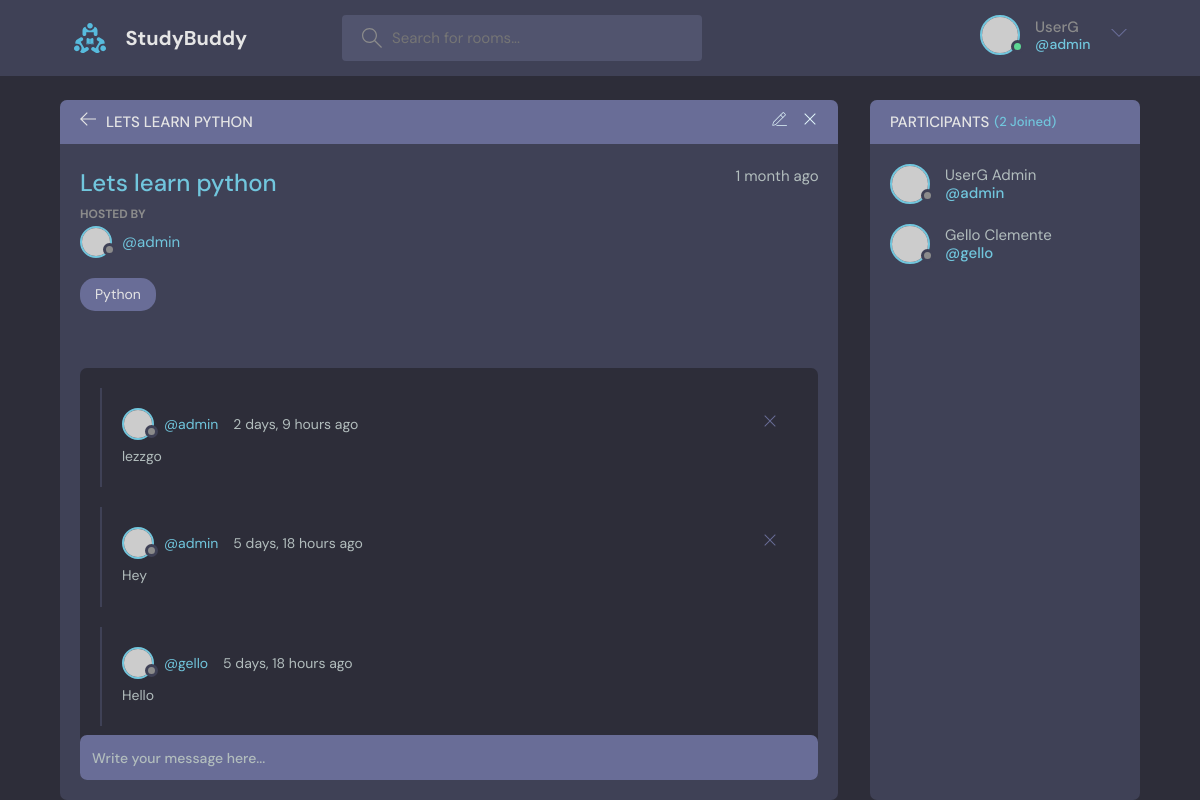
/room/1/ (signed in), run on the app's committed database.
### base/models.py (models this page shows, shortened)
class Room(models.Model):
    host = models.ForeignKey(User, on_delete=models.SET_NULL, null=True)
    topic = models.ForeignKey(Topic, on_delete = models.SET_NULL, null=True)
    name = models.CharField(max_length=200)
    description = models.TextField(blank=True, null=True)
    participants = models.ManyToManyField(User, related_name='participants', blank=True)
    updated = models.DateTimeField(auto_now=True)
    created = models.DateTimeField(auto_now_add=True)
    class Meta:
        ordering = ['-updated', '-created']

class Topic(models.Model):
    name = models.CharField(max_length=200)
    def __str__(self):
        return self.name

class Message(models.Model):
    user = models.ForeignKey(User, on_delete=models.CASCADE)
    room = models.ForeignKey(Room, on_delete=models.CASCADE)
    body = models.TextField()
    updated = models.DateTimeField(auto_now=True)
    created = models.DateTimeField(auto_now_add=True)
    class Meta:
        ordering = ['-updated', '-created']
    def __str__(self):
        return self.body[0:50]

### base/views.py (the view)
# urls.py: path('room/<str:pk>/',views.room, name="room"),
def room(request, pk):
    room= Room.objects.get(id=pk)
    room_messages = room.message_set.all()
    participants = room.participants.all()
    if request.method == 'POST':
        message = request.POST.get('body')
        Message.objects.create(room=room, user=request.user, body=message)
        room.participants.add(request.user)
        return redirect('room', pk=pk)
    context = {'room': room, 'room_messages': room_messages, 'participants': participants}
    return render(request, 'base/room.html', context)

### base/templates/base/room.html (shortened to what this page needs)
{% extends 'main.html' %}
{% block content %}
<main class="profile-page layout layout--2">
  <div class="container">
    <div class="room">
      <div class="room__top">
        <div class="room__topLeft">
          <a href="{% url 'home' %}">
            <svg version="1.1" xmlns="http://www.w3.org/2000/svg" width="32" height="32" viewBox="0 0 32 32">
              <title>arrow-left</title>
              <path
                d="M13.723 2.286l-13.723 13.714 13.719 13.714 1.616-1.611-10.96-10.96h27.625v-2.286h-27.625l10.965-10.965-1.616-1.607z"
              ></path>
            </svg>
          </a>
          <h3>{{room.name}}</h3>
        </div>
        <div class="room__topRight">
          {% if room.host == request.user %}
          <a href="{% url 'update-room' room.id %}">
          </a>
          <a href="{% url 'delete-room' room.id %}">
            <svg version="1.1" xmlns="http://www.w3.org/2000/svg" width="32" height="32" viewBox="0 0 32 32">
              <title>remove</title>
              <path
                d="M27.314 6.019l-1.333-1.333-9.98 9.981-9.981-9.981-1.333 1.333 9.981 9.981-9.981 9.98 1.333 1.333 9.981-9.98 9.98 9.98 1.333-1.333-9.98-9.98 9.98-9.981z"
              ></path>
            </svg>
          </a>
          {% endif %}
        </div>
      </div>
      <div class="room__box scroll">
        <div class="room__header scroll">
          <div class="room__info">
            <h3>{{room.name}}</h3>
            <span>{{room.created|timesince}} ago</span>
          </div>
          <div class="room__hosted">
            <p>Hosted By</p>
            <a href="{% url 'user-profile' room.host.id %}" class="room__author">
              <div class="avatar avatar--small">
                <img src="https://randomuser.me/api/portraits/men/37.jpg" />
              </div>
              <span>@{{room.host.username}}</span>
            </a>
          </div>
          <span class="room__topics">{{room.topic}}</span>
        </div>
        <div class="room__conversation">
          <div class="threads scroll">
            {% for message in room_messages %}
            <div class="thread">
              <div class="thread__top">
                <div class="thread__author">
                  <a href="{% url 'user-profile' message.user.id %}" class="thread__authorInfo">
                    <div class="avatar avatar--small">
                      <img src="https://randomuser.me/api/portraits/men/37.jpg" />
                    </div>
                    <span>@{{message.user.username}}</span>
                  </a>
                  <span class="thread__date">{{message.created|timesince}} ago</span>
                </div>
                 {% if request.user == message.user %}
                <a href="{% url 'delete-message' message.id%}">
                  <div class="thread__delete">
                    <svg version="1.1" xmlns="http://www.w3.org/2000/svg" width="32" height="32" viewBox="0 0 32 32">
                      <title>remove</title>
                      <path
                        d="M27.314 6.019l-1.333-1.333-9.98 9.981-9.981-9.981-1.333 1.333 9.981 9.981-9.981 9.98 1.333 1.333 9.981-9.98 9.98 9.98 1.333-1.333-9.98-9.98 9.98-9.981z"
                      ></path>
                    </svg>
                  </div>
                </a>
                {% endif %}
              </div>
              <div class="thread__details">
                {{message}}
              </div>
            </div>
            {% endfor %}
          </div>
        </div>
      </div>
       {% if request.user.is_authenticated %}
      <div class="room__message">
        <form method="POST" action=""> {% csrf_token %} <input type="text" name="body" placeholder="Write your message here..." /></form>
      </div>
      {% endif %}
    </div>
    <div class="participants">
      <h3 class="participants__top">Participants <span>({{participants.count}} Joined)</span></h3>
      <div class="participants__list scroll">
        {% for user in participants%}
        <a href="{% url 'user-profile' user.id %}" class="participant">
          <div class="avatar avatar--medium">
            <img src="https://randomuser.me/api/portraits/men/37.jpg" />
          </div>
          <p>
            {{user.first_name}} {{user.last_name}}
            <span>@{{user.username}}</span>
          </p>
        </a>
        {% endfor %}
      </div>
    </div>
  </div>
</main>
{% endblock %}

### templates/navbar.html (shortened to what this page needs)
{% load static %}
<header class="header header--loggedIn">
    <div class="container">
      <a href="{% url 'home' %}" class="header__logo">
        <img src="{% static 'images/logo.svg' %}" />
        <h1>StudyBuddy</h1>
      </a>
      <form class="header__search" method="GET" action="{% url 'home' %}">
        <label>
          <input name="q" placeholder="Search for rooms..." />
        </label>
      </form>
      <nav class="header__menu">
        {% if request.user.is_authenticated %}
        <div class="header__user">
          <a href="{% url 'user-profile' request.user.id%}">
            <div class="avatar avatar--medium active">
              <img src="https://randomuser.me/api/portraits/men/37.jpg" />
            </div>
            <p>{{request.user.first_name}} <span>@{{request.user.username}}</span></p>
          </a>
          <button class="dropdown-button">
            <svg version="1.1" xmlns="http://www.w3.org/2000/svg" width="32" height="32" viewBox="0 0 32 32">
              <title>chevron-down</title>
              <path d="M16 21l-13-13h-3l16 16 16-16h-3l-13 13z"></path>
            </svg>
          </button>
        </div>
        {% else %}
        <a href="{% url 'login' %}">
          <img src="{% static 'images/avatar.svg' %}" />
          <p>Login</p>
        </a>
        {% endif %}
      </nav>
    </div>
  </header>

### data on the page
Room: name "LETS LEARN PYTHON", name "Lets learn python", created "1 month", host.username "admin", topic "Python"
Message: user.username "admin", created "2 days, 9 hours", body "lezzgo"
Message: user.username "admin", created "5 days, 18 hours", body "Hey"
Message: user.username "gello", created "5 days, 18 hours", body "Hello"

### other printed values
{{ request.user.first_name }} "UserG"
{{ request.user.username }} "admin"
{{ participants.count }} "2"
{{ user.first_name }} "UserG"
{{ user.last_name }} "Admin"
{{ user.username }} "admin"
{{ user.first_name }} "Gello"
{{ user.last_name }} "Clemente"
{{ user.username }} "gello"
